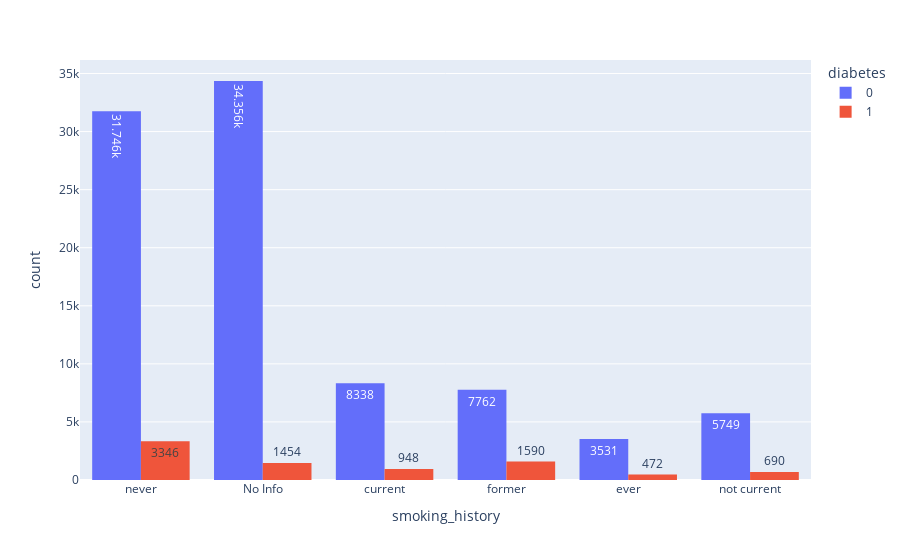

The code cell stored with this chart in its notebook:
### Code cell
px.histogram(dados_sem_gender_other, x='smoking_history', color='diabetes', barmode='group', text_auto=True)

### Figure 1 — Plotly figure (JSON) as saved in the notebook; plotly's stock layout.template omitted (floating-point values rounded to 4 significant figures; data arrays with more than 128 entries replaced by an {"elided": "..."} marker saying what was removed)
{"data": [{"alignmentgroup": "True", "bingroup": "x", "hovertemplate": "diabetes=0<br>smoking_history=%{x}<br>count=%{y}<extra></extra>", "legendgroup": "0", "marker": {"color": "#636efa", "pattern": {"shape": ""}}, "name": "0", "offsetgroup": "0", "orientation": "v", "showlegend": true, "texttemplate": "%{value}", "type": "histogram", "x": {"elided": "91482 str values"}, "xaxis": "x", "yaxis": "y"}, {"alignmentgroup": "True", "bingroup": "x", "hovertemplate": "diabetes=1<br>smoking_history=%{x}<br>count=%{y}<extra></extra>", "legendgroup": "1", "marker": {"color": "#EF553B", "pattern": {"shape": ""}}, "name": "1", "offsetgroup": "1", "orientation": "v", "showlegend": true, "texttemplate": "%{value}", "type": "histogram", "x": {"elided": "8500 str values"}, "xaxis": "x", "yaxis": "y"}], "layout": {"barmode": "group", "legend": {"title": {"text": "diabetes"}, "tracegroupgap": 0}, "margin": {"t": 60}, "xaxis": {"anchor": "y", "domain": [0, 1], "title": {"text": "smoking_history"}}, "yaxis": {"anchor": "x", "domain": [0, 1], "title": {"text": "count"}}}}
